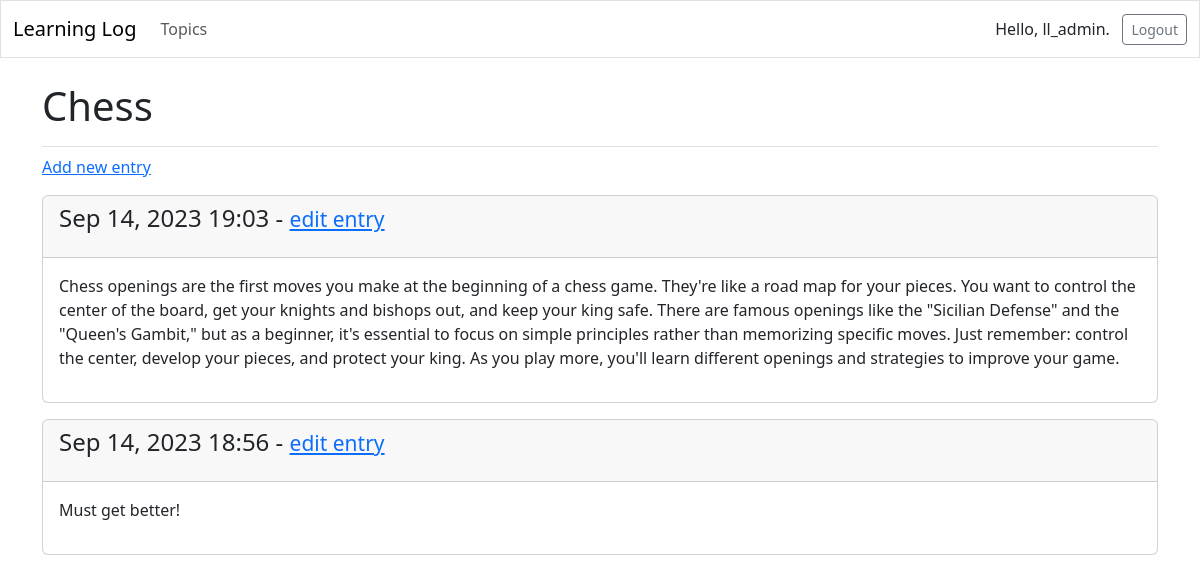
The page /topics/1/ (signed in) on the database its author committed.
### learning_logs/models.py (models this page shows, shortened)
class Topic(models.Model):
    text = models.CharField(max_length=200)
    date_added = models.DateTimeField(auto_now_add=True)
    owner = models.ForeignKey(User, on_delete=models.CASCADE)

class Entry(models.Model):
    topic = models.ForeignKey(Topic, on_delete=models.CASCADE)
    text = models.TextField()
    date_added = models.DateTimeField(auto_now_add=True)
    class Meta:
        verbose_name_plural = 'entries'

### learning_logs/views.py (the view)
# urls.py: path('topics/<int:topic_id>/', views.topic, name='topic'),
@login_required
def topic(request, topic_id):
    topic = Topic.objects.get(id=topic_id)
    check_topic_owner(request, topic)
    entries = topic.entry_set.order_by('-date_added')
    context = {'topic':topic, 'entries':entries}
    return render(request, 'learning_logs/topic.html', context)

### learning_logs/views.py (called while the page is built)
def check_topic_owner(request, topic):
    if topic.owner != request.user:
        raise Http404

### learning_logs/templates/learning_logs/topic.html
{% extends 'learning_logs/base.html' %}
{% block page_header %}
  <h1>{{ topic.text}}</h1>
{% endblock page_header %}
{% block content %}
<p>
  <a href="{% url 'learning_logs:new_entry' topic.id %}">Add new entry</a>
</p>
  {% for entry in entries %}
    <div class="card mb-3">
      <h4 class="card-header">
        {{ entry.date_added|date:'M d, Y H:i'}} -
        <small><a href="{% url 'learning_logs:edit_entry' entry.id %}">
          edit entry</a></p></small>
      </h4>
      <div class="card-body">{{ entry.text|linebreaks }}</div>
    </div>
  {% empty %}
    <p>There are no entries for this topic yet.</p>
  {% endfor %}
{% endblock content %}

### learning_logs/templates/learning_logs/base.html (shortened to what this page needs)
<!doctype html>
<html lang="en">
<head>
  {% load django_bootstrap5 %}
  {% bootstrap_css %}
</head>
<body>
  <nav class="navbar navbar-expand-md navbar-light mb-4 border">
    <div class="container-fluid">
      <a class="navbar-brand" href="{% url 'learning_logs:index' %}">
        Learning Log</a>
      <div class="collapse navbar-collapse" id="navbarCollapse">
        <ul class="navbar-nav me-auto mb-2 mb-md-0">
          <li class="nav-item">
            <a class="nav-link" href="{% url 'learning_logs:topics' %}">
              Topics</a></li>
        </ul>
        <ul class="navbar-nav ms-auto mb-2 mb-md-0">
          {% if user.is_authenticated %}
            <li class="nav-item">
              <span class="navbar-text-me-2">Hello, {{ user.username }}.
                &nbsp;&nbsp;</span>
            </li>
          {% endif %}
        </ul>
        {% if user.is_authenticated %}
          <form action="{% url 'accounts:logout' %}" method="post">
            <button name="submit" class="btn btn-outline-secondary btn-sm">
              Logout</button>
          </form>
        {% endif %}
      </div>
    </div>
  </nav>
  <main class="container">
    <div class="pb-2 mb-2 border-bottom">
      {% block page_header %}{% endblock page_header %}
    </div>
    <div>
      {% block content %}{% endblock content %}
    </div>
  </main>
</body>
</html>

### rows shown on the page
Topic: text "Chess"
Entry: date_added "Sep 14, 2023 19:03", text "Chess openings are the first moves you make at the beginning of a chess game. They're like a road map for your pieces. You want to control the center of the board, get your knights and bishops out, and keep your king safe. There are famous openings like the \"Sicilian Defense\" and the \"Queen's Gambit,\" but as a beginner, it's essential to focus on simple principles rather than memorizing specific moves. Just remember: control the center, develop your pieces, and protect your king. As you play more, you'll learn different openings and strategies to improve your game."
Entry: date_added "Sep 14, 2023 18:56", text "Must get better!"

### other values the page prints
{{ user.username }} "ll_admin"
